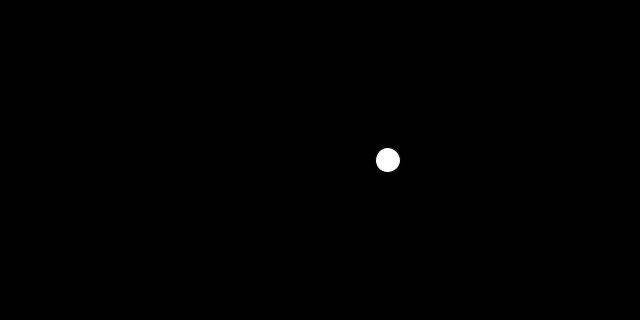
Frame 1 (no input)
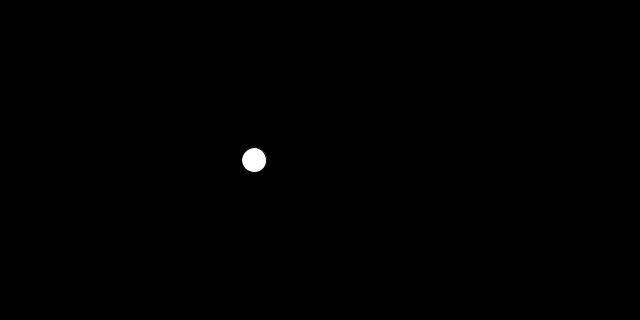
Frame 60 (the mouse pressed at the canvas centre just before this capture)
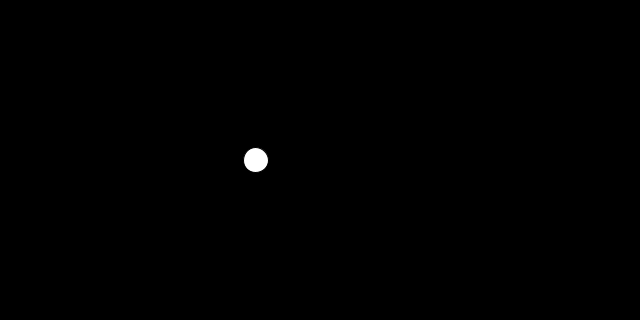
Frame 120 (the mouse held since frame 60 and released just before this capture)

The Processing sketch that drew these frames (run headless with seeded random() and noise(); from frame 60 on, the mouse is pressed at the canvas centre):

// Processing sketch: ruido_perlin
// ── ruido_perlin.pde
float t = 0;

void setup(){
  size(640, 320);
}

void draw(){
  background(0);
  float x = noise(t);
  x = map(x, 0, 1, 0, width);
  ellipse(x, height/2, 25, 25);
  t += 0.01;
}
